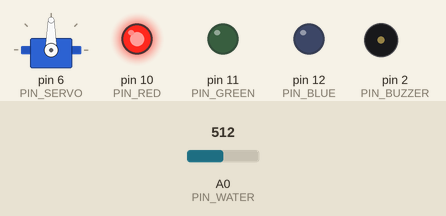
Recording of a sketch running on a simulated Arduino Uno, built with avr-gcc and run on an emulated ATmega328P. On the bench: servo, output pins drawn as LEDs (lit = HIGH), buzzer (waves = sounding). Inputs (shaded band) come from the test bench; at power-on: A0 (PIN_WATER) = 512. What the sketch prints to the serial monitor is not drawn.

Above: at 0.1 s.
At 0.6 s:
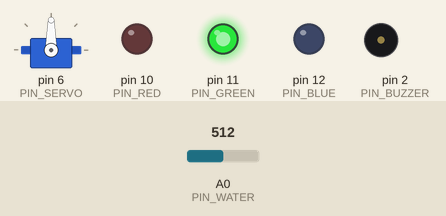
At 1.65 s:
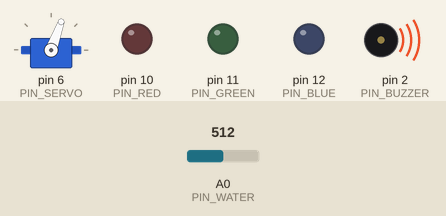
At 9.17 s:
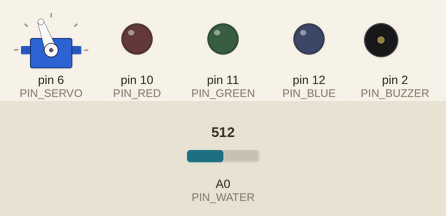
At 15.8 s:
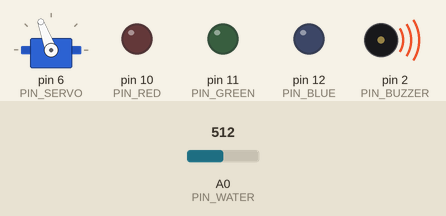
At 17.0 s:
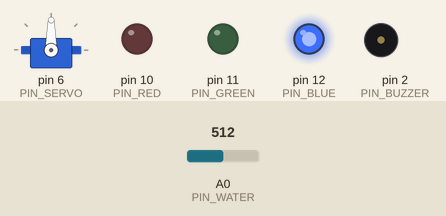
Timing chart, 0 to 18.5 s (numbered marks = the images above):
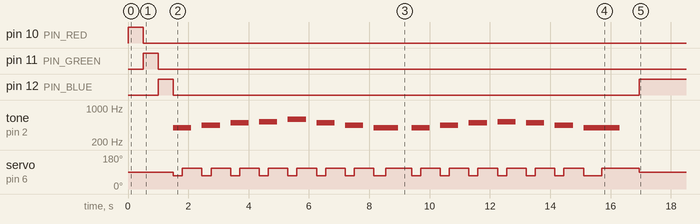

The sketch:

AquaSync.ino
```cpp
#include <Servo.h>

// === ピン定義 ===
const int PIN_WATER = A0;    // ウォーターセンサー
const int PIN_SERVO = 6;     // サーボモーター
const int PIN_BUZZER = 2;    // Passive Buzzer

// Traffic Light (4ピンモジュール)
const int PIN_RED   = 10;
const int PIN_GREEN = 11;
const int PIN_BLUE  = 12;
const int PIN_GND   = 13;

Servo myServo;

// === ウォーターセンサー校正値 ===
int WATER_DRY_RAW = 0;       // 乾燥時の生値（低い値）
int WATER_WET_RAW = 100;    // 水に触れた時の生値（高い値）

// === しきい値（%で設定）===
const int WATER_LOW_THRESHOLD = 30;     // これ以下→水不足（赤）
const int WATER_OK_THRESHOLD  = 60;     // これ以上→十分な水（青）

// === G線上のアリア（簡易メロディ） ===
int melody[] = {
  392, 440, 494, 523, 587, 494, 440, 392,
  392, 440, 494, 523, 494, 440, 392
};
int noteDurations[] = {
  600, 600, 600, 600, 600, 600, 600, 800,
  600, 600, 600, 600, 600, 600, 1200
};

// === 緑状態用の音（軽やかなメロディ） ===
int greenMelody[] = {
  523, 587, 659, 698  // ド、レ、ミ、ファ
};
int greenNoteDurations[] = {
  300, 300, 300, 400
};

// === 状態管理フラグ ===
bool playedAria = false; // 一度だけ再生用フラグ
int lastWaterStatus = -1; // 前回の水分状態（-1=初期状態）
// 状態定義: 0=赤(水不足), 1=緑(適度), 2=青(十分)

void setup() {
  Serial.begin(9600);

  // LED初期化
  pinMode(PIN_RED, OUTPUT);
  pinMode(PIN_GREEN, OUTPUT);
  pinMode(PIN_BLUE, OUTPUT);
  pinMode(PIN_GND, OUTPUT);
  digitalWrite(PIN_GND, LOW);

  // サーボ初期化
  myServo.attach(PIN_SERVO);
  myServo.write(90); // 中立位置

  // 全LED消灯
  digitalWrite(PIN_RED, LOW);
  digitalWrite(PIN_GREEN, LOW);
  digitalWrite(PIN_BLUE, LOW);

  Serial.println("=== AquaSync システム開始 ===");
  testAllColors();
}

void loop() {
  int rawWater = analogRead(PIN_WATER);
  int waterPct = analogToPercent(rawWater);

  // 現在の水分状態を判定
  int currentStatus = getWaterStatusCode(waterPct);

  // 状態が変わった時の音楽処理
  handleStatusChange(currentStatus, waterPct);

  showTrafficLight(waterPct);

  Serial.print("Raw: ");
  Serial.print(rawWater);
  Serial.print(" -> ");
  Serial.print(waterPct);
  Serial.print("% | 状態: ");
  Serial.println(getWaterStatus(waterPct));

  // 前回の状態を更新
  lastWaterStatus = currentStatus;

  delay(1000);
}

// アナログ値をパーセントに変換
int analogToPercent(int rawValue) {
  int percent = map(rawValue, WATER_DRY_RAW, WATER_WET_RAW, 0, 100);
  return constrain(percent, 0, 100);
}

// 水分状態コードを取得
int getWaterStatusCode(int waterPct) {
  if (waterPct <= WATER_LOW_THRESHOLD) {
    return 0; // 赤（水不足）
  } else if (waterPct >= WATER_OK_THRESHOLD) {
    return 2; // 青（十分）
  } else {
    return 1; // 緑（適度）
  }
}

// 状態変化時の音楽処理
void handleStatusChange(int currentStatus, int waterPct) {
  // 状態が変わった時のみ音を鳴らす
  if (currentStatus != lastWaterStatus) {
    switch (currentStatus) {
      case 0: // 赤（水不足）
        // 赤の時は音なし（静寂で水不足を表現）
        Serial.println("🔴 水不足状態になりました");
        break;

      case 1: // 緑（適度）
        playGreenSound(); // 軽やかな音
        Serial.println("🟢 適度な水分状態になりました");
        break;

      case 2: // 青（十分）
        if (!playedAria) {
          playAria(); // G線上のアリア
          playedAria = true;
        }
        Serial.println("🔵 十分な水量になりました");
        break;
    }
  }
}

// LED制御
void showTrafficLight(int waterPct) {
  digitalWrite(PIN_RED, LOW);
  digitalWrite(PIN_GREEN, LOW);
  digitalWrite(PIN_BLUE, LOW);

  if (waterPct <= WATER_LOW_THRESHOLD) {
    digitalWrite(PIN_RED, HIGH);
  } else if (waterPct >= WATER_OK_THRESHOLD) {
    digitalWrite(PIN_BLUE, HIGH);
  } else {
    digitalWrite(PIN_GREEN, HIGH);
  }
}

// 水分状態テキスト
String getWaterStatus(int waterPct) {
  if (waterPct <= WATER_LOW_THRESHOLD) {
    return "🔴 水不足 - 水を追加してください";
  } else if (waterPct >= WATER_OK_THRESHOLD) {
    return "🔵 十分な水量 - 良好";
  } else {
    return "🟢 適度な水分 - OK";
  }
}

// LEDテスト
void testAllColors() {
  Serial.println("LEDテスト開始...");
  digitalWrite(PIN_RED, HIGH); delay(500); digitalWrite(PIN_RED, LOW);
  digitalWrite(PIN_GREEN, HIGH); delay(500); digitalWrite(PIN_GREEN, LOW);
  digitalWrite(PIN_BLUE, HIGH); delay(500); digitalWrite(PIN_BLUE, LOW);
  Serial.println("LEDテスト完了");
}

// 緑状態用の軽やかな音
void playGreenSound() {
  Serial.println("🎵 適度な水分メロディ演奏 🎵");
  for (int thisNote = 0; thisNote < sizeof(greenMelody)/sizeof(int); thisNote++) {
    int noteDuration = greenNoteDurations[thisNote];
    tone(PIN_BUZZER, greenMelody[thisNote], noteDuration);

    // サーボを軽く揺らす
    myServo.write(85);
    delay(noteDuration / 2);
    myServo.write(95);

    delay(noteDuration);
    noTone(PIN_BUZZER);
    delay(30);
  }
  myServo.write(90); // 中立に戻す
  Serial.println("🎵 適度メロディ終了 🎵");
}

// G線上のアリア演奏
void playAria() {
  Serial.println("🎵 G線上のアリアを演奏開始 🎵");
  for (int thisNote = 0; thisNote < sizeof(melody)/sizeof(int); thisNote++) {
    int noteDuration = noteDurations[thisNote];
    tone(PIN_BUZZER, melody[thisNote], noteDuration);

    // サーボをちょっと揺らす
    myServo.write(70);
    delay(noteDuration / 2);
    myServo.write(110);

    delay(noteDuration);
    noTone(PIN_BUZZER);
    delay(50);
  }
  myServo.write(90); // 中立に戻す
  Serial.println("🎵 演奏終了 🎵");
}
```

Measured:
- by itself, pin 12 (PIN_BLUE): HIGH → LOW at 1.5 s, → HIGH 15.5 s later
- by itself, servo on pin 6 (PIN_SERVO): 90° → 70° at 1.5 s, → 110° 0.30 s later, → 70° 0.65 s later, → 110° 0.30 s later, … (31 changes in this stretch)
- by itself, tone on pin 2 (PIN_BUZZER): plays 392 Hz for 0.60 s, 440 Hz for 0.60 s, 494 Hz for 0.60 s, 523 Hz for 0.60 s, 587 Hz for 0.60 s, 494 Hz for 0.60 s … (15 notes in this stretch)
